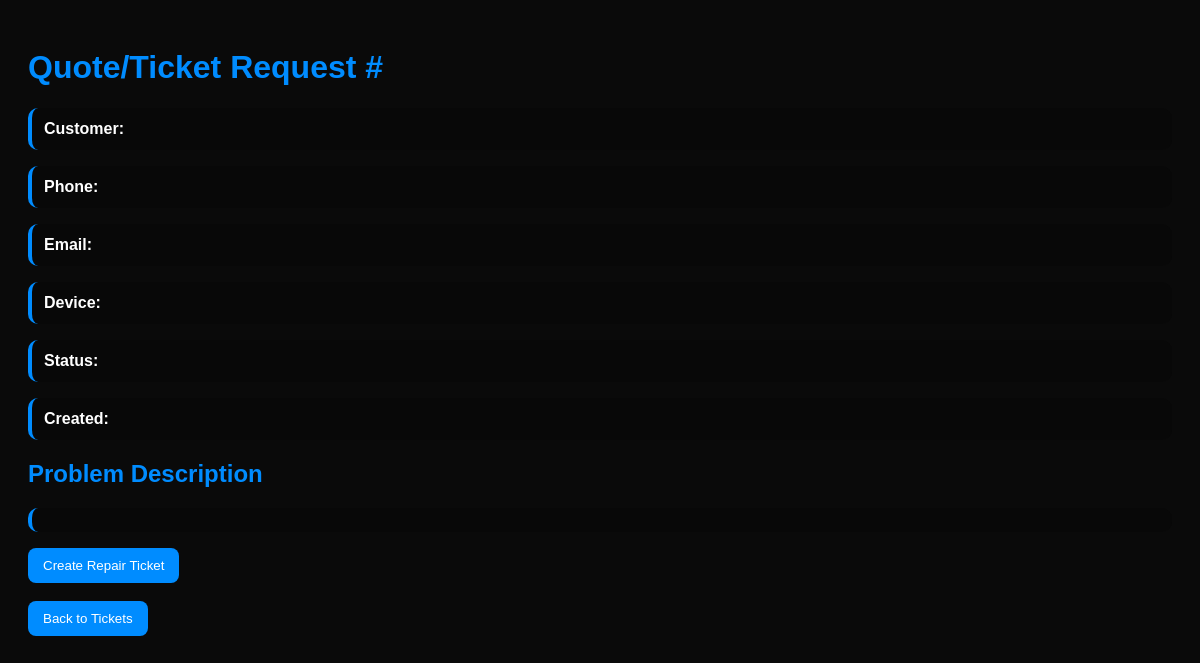
Before: /quote/4 with the older database file.
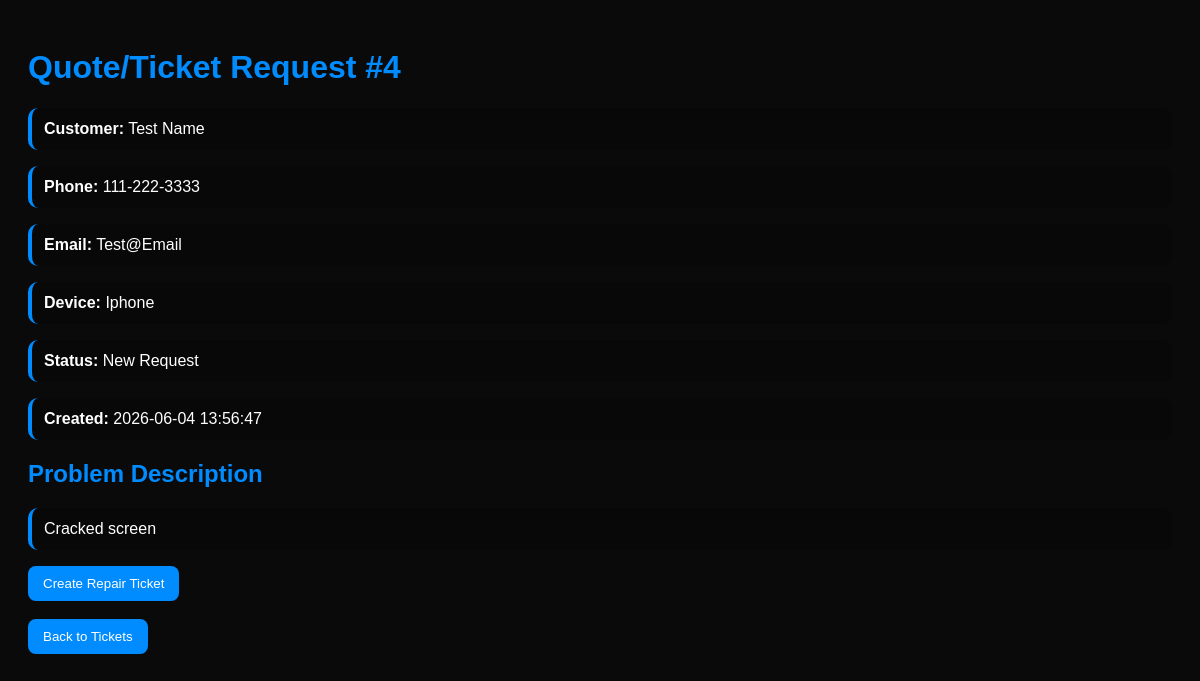
After: the same page with the newer database file.
### tables this page shows
CREATE TABLE quote_requests (
    id INTEGER PRIMARY KEY AUTOINCREMENT,
    customer_name TEXT NOT NULL,
    customer_phone TEXT,
    customer_email TEXT,
    device_type TEXT NOT NULL,
    issue TEXT NOT NULL,
    created_at TEXT DEFAULT CURRENT_TIMESTAMP,
    status TEXT DEFAULT 'New Request'
);

### app.py (the view)
@app.route("/quote/<int:quote_id>")
def quote_detail(quote_id):
    connection = sqlite3.connect("tickets.db")
    connection.row_factory = sqlite3.Row
    cursor = connection.cursor()
    cursor.execute("SELECT * FROM quote_requests WHERE id = ?", (quote_id,))
    quote = cursor.fetchone()
    connection.close()
    return render_template("quote.html", quote=quote)

### templates/quote.html (shortened to what this page needs)
<!DOCTYPE html>
<html>
<head>
    <link rel="stylesheet" href="{{ url_for('static', filename='style.css') }}">
</head>
<body>
    <h1>Quote/Ticket Request #{{ quote.id }}</h1>
    <p><strong>Customer:</strong> {{ quote.customer_name }}</p>
    <p><strong>Phone:</strong> {{ quote.customer_phone }}</p>
    <p><strong>Email:</strong> {{ quote.customer_email }}</p>
    <p><strong>Device:</strong> {{ quote.device_type }}</p>
    <p><strong>Status:</strong> {{ quote.status }}</p>
    <p><strong>Created:</strong> {{ quote.created_at }}</p>
    <h2>Problem Description</h2>
    <p>{{ quote.issue }}</p>
    <form method="POST" action="/convert-quote/{{ quote.id }}">
    <button type="submit">Create Repair Ticket</button></form>
    <br>
    <a href="/dashboard"><button>Back to Tickets</button></a>
</body>
</html>

### static/style.css (style rules this page uses)
h1, h2 { font-family: 'Orbitron', sans-serif; }
body { font-family: 'Inter', sans-serif; }
body { background-color: #0a0a0a; color: white; font-family: Arial, sans-serif; padding: 20px; }
h1 { color: #008cff; }
h2 { color: #008cff; }
button { background-color: #008cff; color: white; border: none; padding: 10px 15px; border-radius: 8px; cursor: pointer; }
a { color: #008cff; }
p { background-color: #080808; padding: 12px; border-radius: 10px; border-left: 4px solid #008cff; }

Changed rows visible on the page:
added quote_requests: id "4", customer_name "Test Name", customer_phone "111-222-3333", customer_email "Test@Email", device_type "Iphone", status "New Request", created_at "2026-06-04 13:56:47", issue "Cracked screen"
